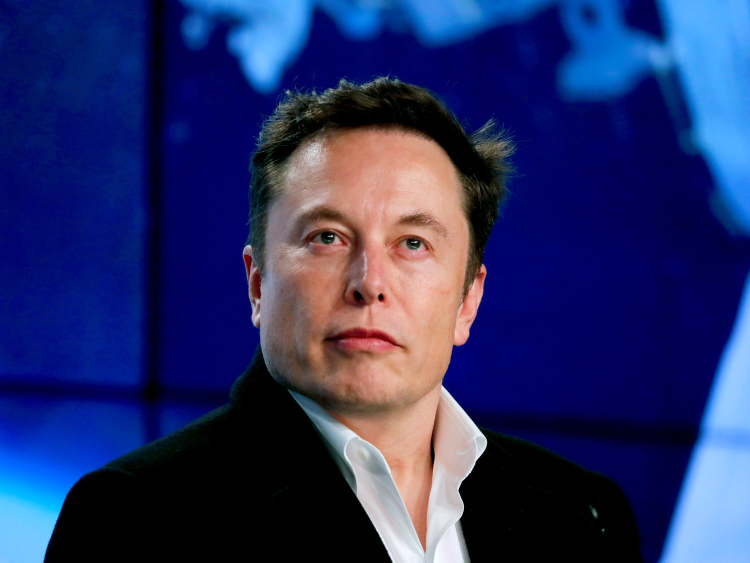
#> input picture Face Recognition/Elon.jpg, 1500 x 1125 px, given in place of the camera (shown at 1/2 size)
$ python 'Face Detection.py'
#> lines starting #> are read from the running program, lines starting #| are printed output that depends on the picture; after the words box and inside, x2 and y2 are one past the last pixel; in counts of white or black regions, pixels touching at a corner belong together
# -*- coding: utf-8 -*-
"""
Created on Mon Jun 29 12:40:09 2020

@author: nabil
"""
#importing libraries
import cv2
import matplotlib.pyplot as plt

face_cascade = cv2.CascadeClassifier('frontalface_default.xml')
#access the camera and starts video capture
# 0 will detect laptop camera, 1 will detected USB camera ect
cap = cv2.VideoCapture(1)
while True:
    #if true video camera is working (returning an Image)
    ret,img = cap.read()
#> img is the input picture: shape (1125, 1500, 3); mean B, G, R 103, 47.6, 39.5

    #convert the image to grey (converting the image to Black nd white is better
    #for the program as it uses less memory)
    gray = cv2.cvtColor(img,cv2.COLOR_BGR2GRAY)
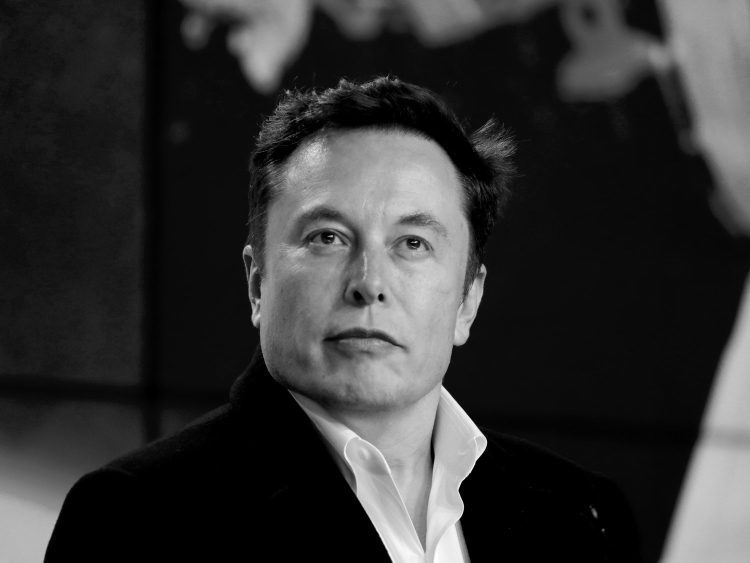
#> gray: shape (1125, 1500) (shown at 1/2 size); min 0, max 254, mean 51.4

    #detect a facec inside the image using the classifier above
    #1.3 is for reducing the resolution of the image so that classifier can detect better.
    #5 is sensitivity of the classifier
    faces = face_cascade.detectMultiScale(gray,1.3,5)
#> faces = [[477, 278, 518, 518]]
    # cordinates for the square outside the face


    for x,y,w,h in faces:
        #draw arectangle in our image
        # RGB color of the rectangle and thickness
        gray_face = cv2.resize(gray[y:y+h,x:x+w],(100,100))
        cv2.rectangle(gray,(x,y),(x+w,y+h),(255,0,0),5)
#> this loop made 1 pass
#> pass 1, `gray_face = cv2.resize(gray[y:y+h,x:x+w],(100,100))`:
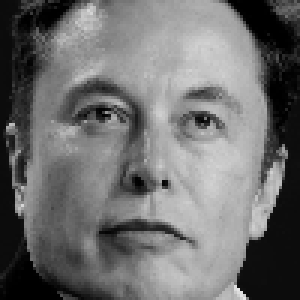
#> gray_face: shape (100, 100) (shown 3 times larger); min 0, max 232, mean 110.4
#> after the loop:
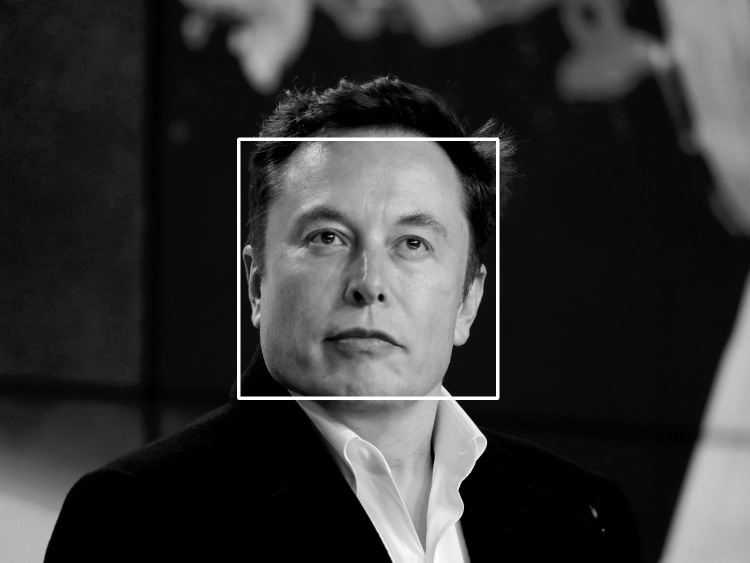
#> gray: shape (1125, 1500) (shown at 1/2 size); 0.86% of pixels changed, all inside (x1, y1, x2, y2) = (474, 275, 999, 800)


    cv2.imshow('Face Detection',gray)
    plt.show()
    # When pressing q on the keyboard it will exit the program
    if cv2.waitKey(1) == ord('q'):
#> (key q is pressed here)
        break
#release the camera
cap.release()
cv2.destroyAllWindows()
